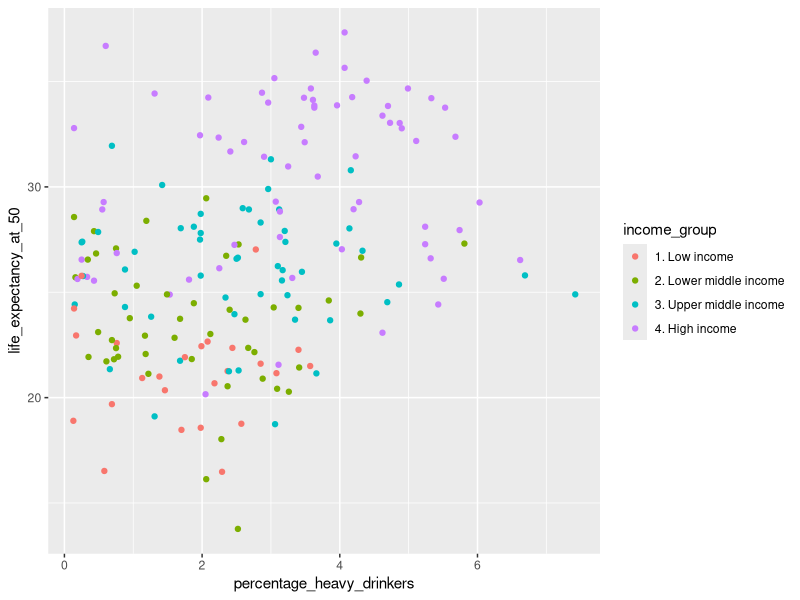
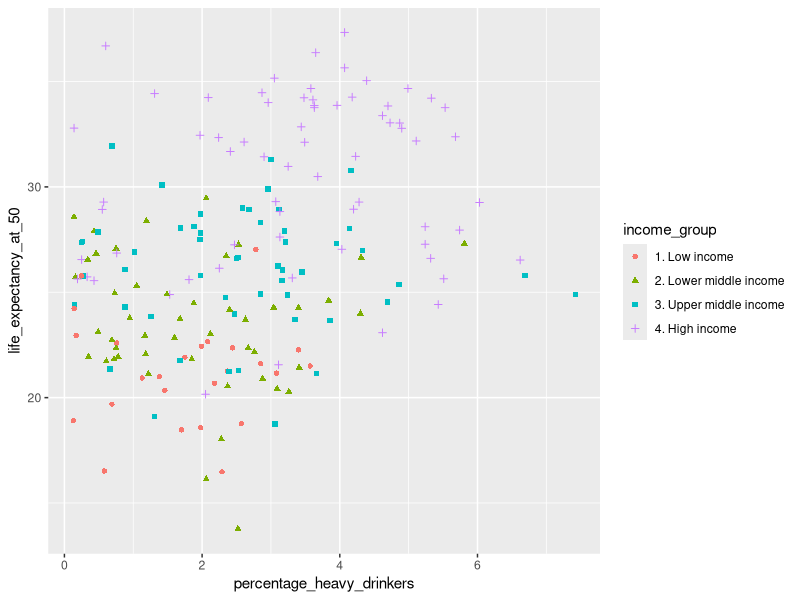
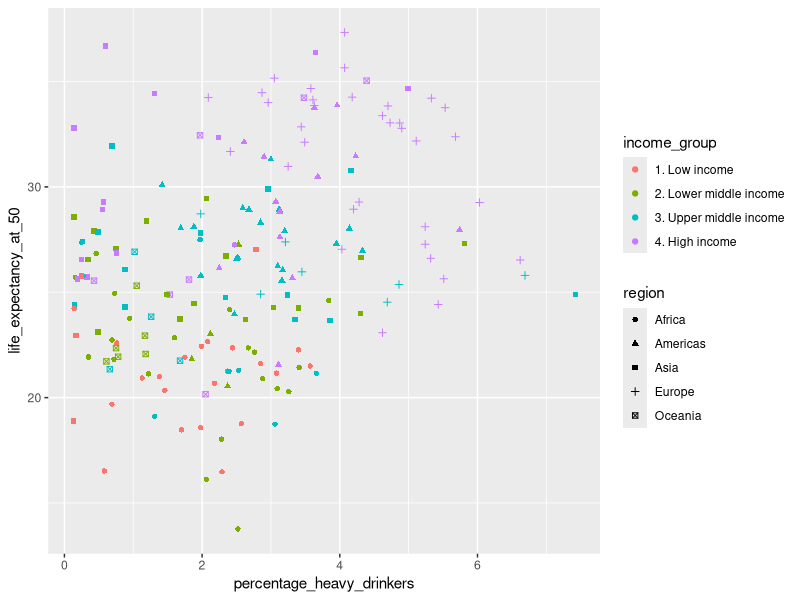
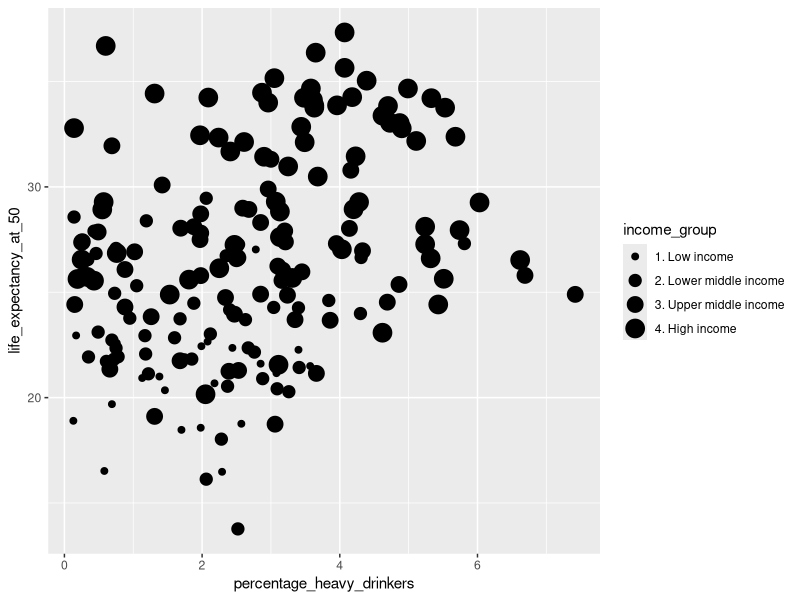
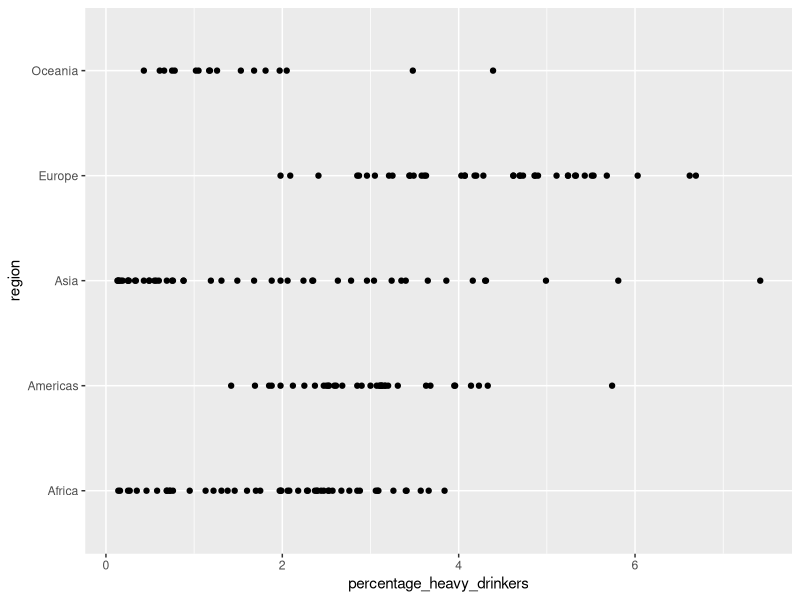
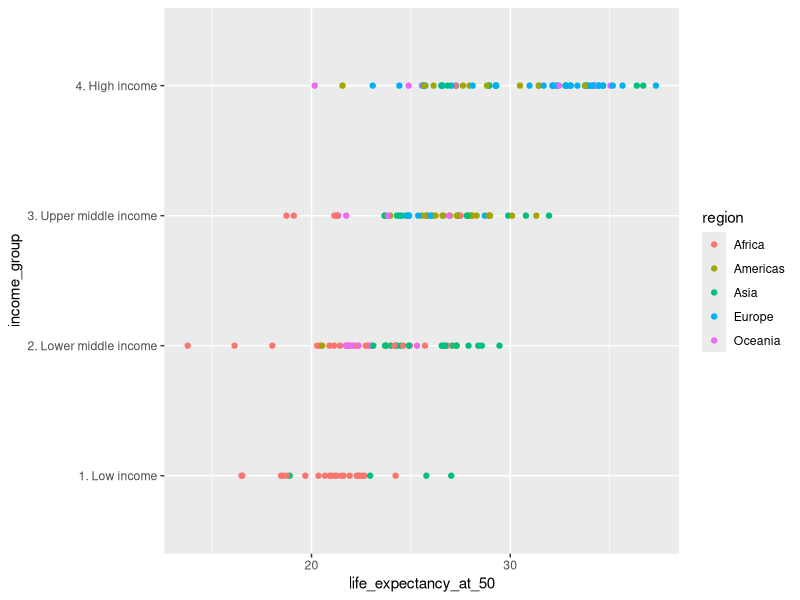
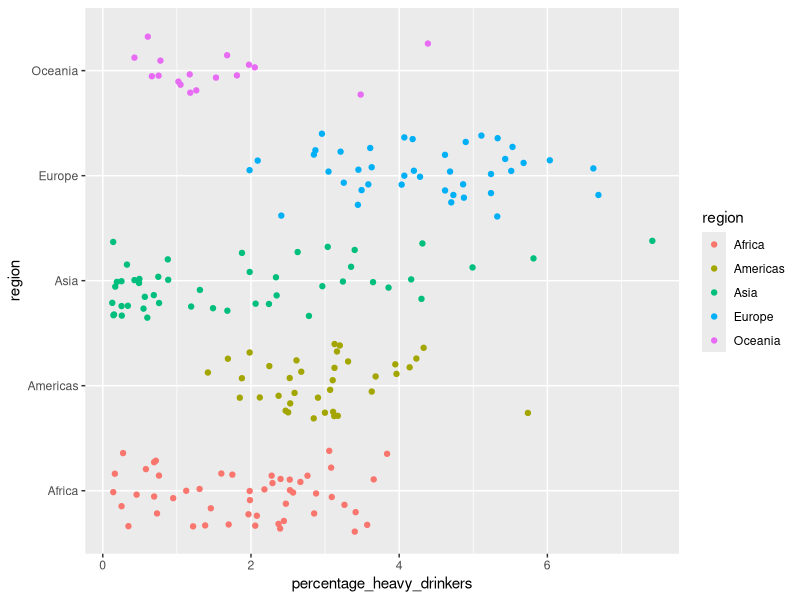
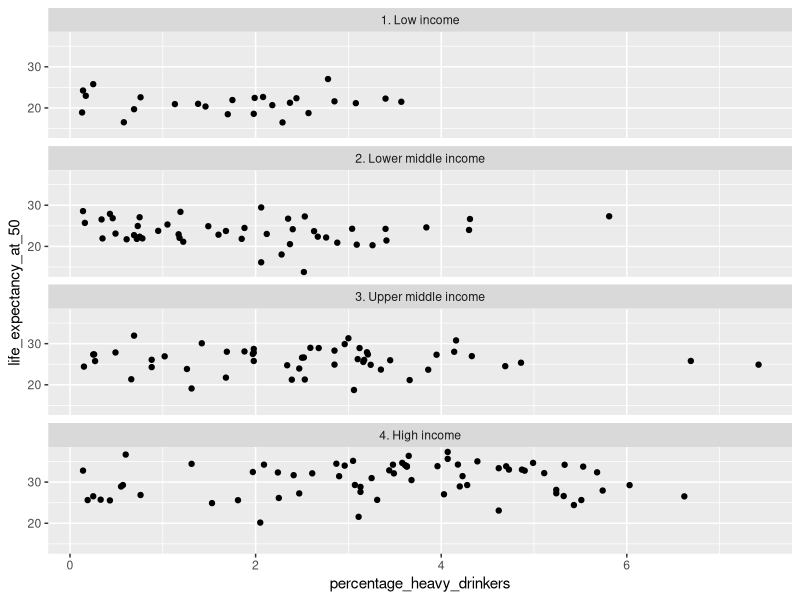

Here is the R script that generated these plots, in order: (Note: this script raises an error after producing the figures.)
## ---- chunk 1
library(tidyverse)


income_df <- read_csv('data/income_lifeexp_alcohol_1.csv', show_col_types = FALSE)

ggplot(income_df, aes(
    x=percentage_heavy_drinkers, 
    y=life_expectancy_at_50, 
    color=income_group
)) + 
geom_point()
## ---- chunk 2
ggplot(income_df, aes(
    x=percentage_heavy_drinkers, 
    y=life_expectancy_at_50, 
    color=income_group,
    shape=income_group
)) + 
geom_point()
## ---- chunk 3
ggplot(income_df, aes(
    x=percentage_heavy_drinkers, 
    y=life_expectancy_at_50, 
    color=income_group,
    shape=region
)) + 
geom_point()
## ---- chunk 4

ggplot(income_df, aes(
    x=percentage_heavy_drinkers, 
    y=life_expectancy_at_50, 
    size=income_group,
)) + 
geom_point()
## ---- chunk 5
ggplot(income_df, aes(
    x=percentage_heavy_drinkers, 
    y=region, 
)) + 
geom_point()
## ---- chunk 6
ggplot(income_df, aes(
    x=life_expectancy_at_50, 
    y=income_group, 
    color=region
)) + 
geom_point()
## ---- chunk 7
ggplot(income_df, aes(
    x=percentage_heavy_drinkers, 
    y=region, 
    color=region
)) + 
geom_jitter()
## ---- chunk 8
ggplot(income_df, aes(
    x = percentage_heavy_drinkers, 
    y = life_expectancy_at_50
)) +
geom_point() +
facet_wrap(~ income_group, ncol=1)
## ---- chunk 9
ggplot(income_df, aes(
    x = percentage_heavy_drinkers, 
    y = life_expectancy_at_50,
    color=income_group
)) +
geom_point() +
facet_wrap(~ region, ncol=2)
## ---- chunk 10
#| echo: false
api = "{{< env URL >}}"
ojs_define(apiUrl = api)
## ---- chunk 11
#| echo: false

wellbeing_df <- readr::read_csv('data/MH_data_processed_3.csv', show_col_types=FALSE)
## ---- chunk 12
ggplot(wellbeing_df, aes(
    x = region, 
    y = MHQ_score, 
    color = region)) +
  geom_point() +
  facet_wrap(~ age_group)
## ---- chunk 13

ggplot(wellbeing_df, aes(
    x = region, 
    y = MHQ_score, 
    color = region)) +
  geom_point() +
  facet_wrap(~ age_group)
